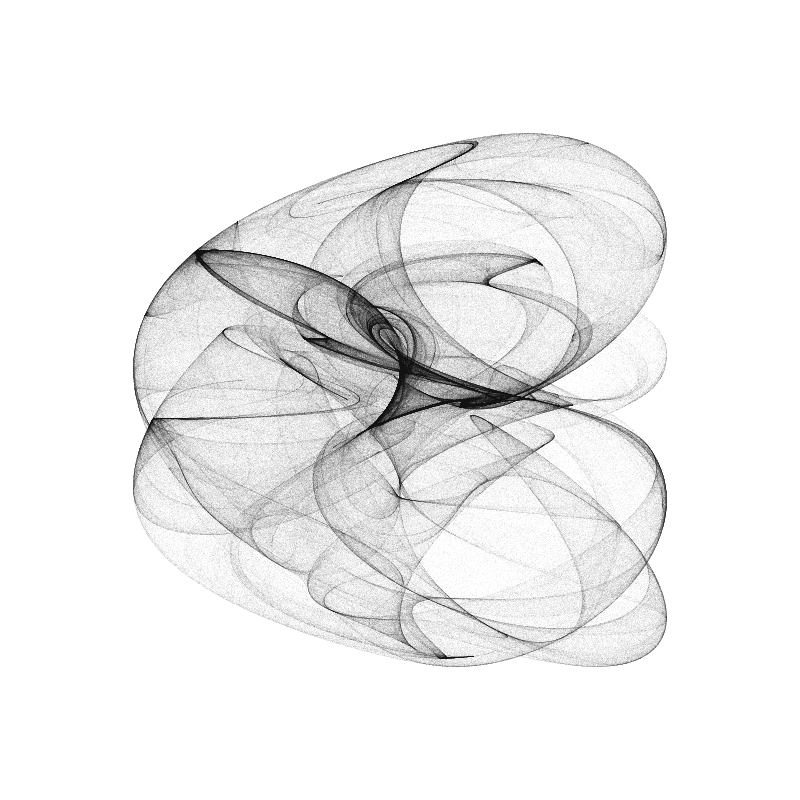
Frame 1 (no input)
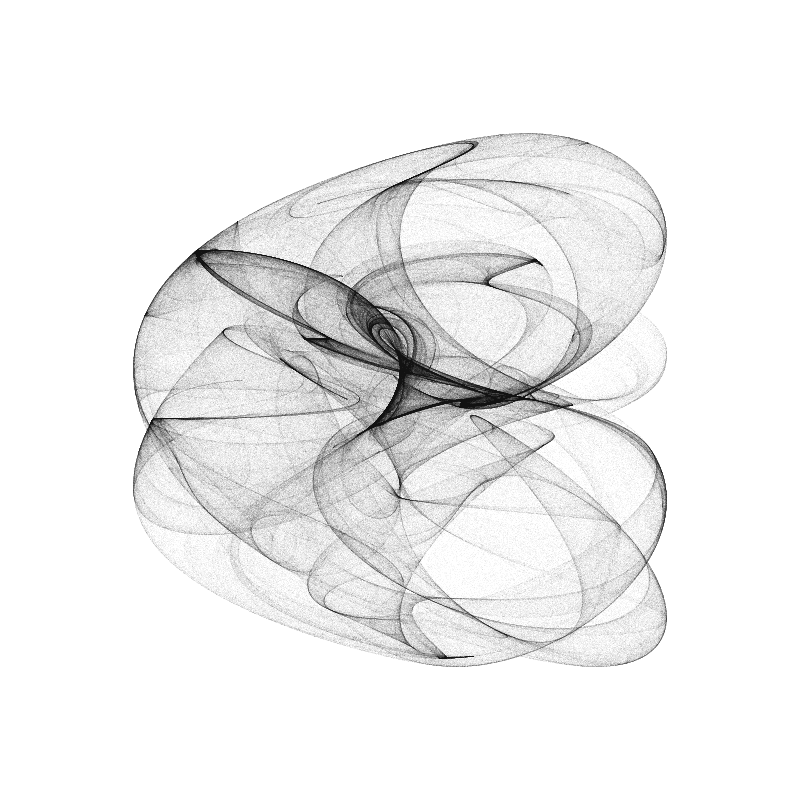
Frame 2 (the mouse pressed at the canvas centre, redrawn once)

The Processing sketch that drew these frames (run headless with seeded random() and noise(); the mouse was pressed at the canvas centre and the sketch redrawn once):

// Processing sketch: sketch_210715b
// ── sketch_210715b.pde
int pointCount = 2000000;
float x, y = 1;
float xn, yn;

float a=-3.3;
float b=2.23;
float c=1.24;
float d=-2.81;
//float a=-1.4;
//float b=1.6;
//float c=1.0;
//float d=0.7;
float [][]pointAry = new float[2][10000000];


void setup(){
  size(800,800);
  smooth();
}

void draw(){
  background(255);
  for (int i = 0; i <= pointCount; i++){
    xn = sin(a*y)-cos(b*x);
    yn = sin(c*x)-cos(d*y);
    x=xn;
    y=yn;
    pointAry[0][i]=x*width/6;
    pointAry[1][i]=y*height/6;
  }

  translate(width/2,height/2);
  for(int i=0;i<pointCount;i++){
    stroke(0,10);
    point(pointAry[0][i],pointAry[1][i]);
  }
  
  noLoop();

}
